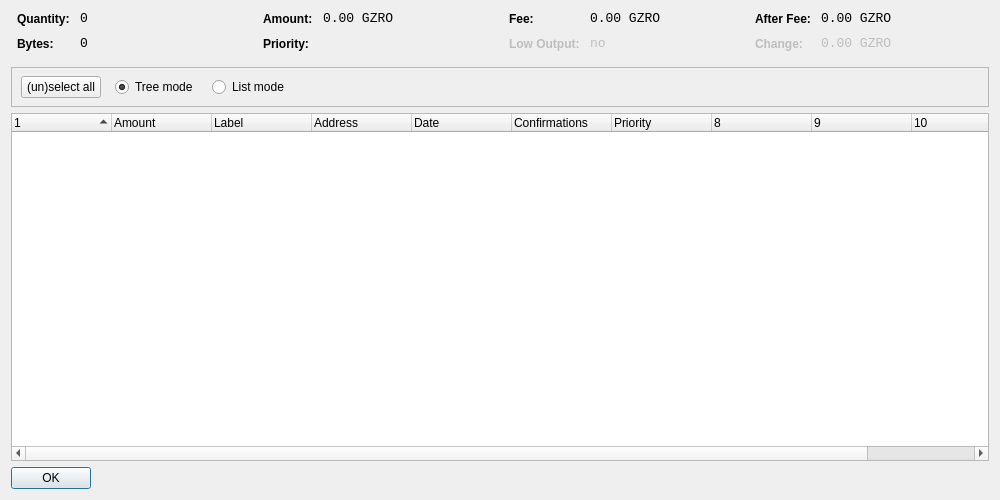
<?xml version="1.0" encoding="UTF-8"?>
<ui version="4.0">
 <class>CoinControlDialog</class>
 <widget class="QDialog" name="CoinControlDialog">
  <property name="geometry">
   <rect>
    <x>0</x>
    <y>0</y>
    <width>1000</width>
    <height>500</height>
   </rect>
  </property>
  <property name="windowTitle">
   <string>Coin Control</string>
  </property>
  <layout class="QVBoxLayout" name="verticalLayout">
   <item>
    <layout class="QHBoxLayout" name="horizontalLayoutTop" stretch="0,0,0,0">
     <property name="topMargin">
      <number>0</number>
     </property>
     <property name="bottomMargin">
      <number>10</number>
     </property>
     <item>
      <layout class="QFormLayout" name="formLayoutCoinControl1">
       <property name="horizontalSpacing">
        <number>10</number>
       </property>
       <property name="verticalSpacing">
        <number>10</number>
       </property>
       <property name="leftMargin">
        <number>6</number>
       </property>
       <property name="rightMargin">
        <number>6</number>
       </property>
       <item row="0" column="0">
        <widget class="QLabel" name="labelCoinControlQuantityText">
         <property name="styleSheet">
          <string notr="true">font-weight:bold;</string>
         </property>
         <property name="text">
          <string>Quantity:</string>
         </property>
        </widget>
       </item>
       <item row="0" column="1">
        <widget class="QLabel" name="labelCoinControlQuantity">
         <property name="font">
          <font>
           <family>Monospace</family>
           <pointsize>10</pointsize>
          </font>
         </property>
         <property name="cursor">
          <cursorShape>IBeamCursor</cursorShape>
         </property>
         <property name="contextMenuPolicy">
          <enum>Qt::ActionsContextMenu</enum>
         </property>
         <property name="text">
          <string notr="true">0</string>
         </property>
         <property name="textInteractionFlags">
          <set>Qt::LinksAccessibleByMouse|Qt::TextSelectableByKeyboard|Qt::TextSelectableByMouse</set>
         </property>
        </widget>
       </item>
       <item row="1" column="0">
        <widget class="QLabel" name="labelCoinControlBytesText">
         <property name="styleSheet">
          <string notr="true">font-weight:bold;</string>
         </property>
         <property name="text">
          <string>Bytes:</string>
         </property>
        </widget>
       </item>
       <item row="1" column="1">
        <widget class="QLabel" name="labelCoinControlBytes">
         <property name="font">
          <font>
           <family>Monospace</family>
           <pointsize>10</pointsize>
          </font>
         </property>
         <property name="cursor">
          <cursorShape>IBeamCursor</cursorShape>
         </property>
         <property name="contextMenuPolicy">
          <enum>Qt::ActionsContextMenu</enum>
         </property>
         <property name="text">
          <string notr="true">0</string>
         </property>
         <property name="textInteractionFlags">
          <set>Qt::LinksAccessibleByMouse|Qt::TextSelectableByKeyboard|Qt::TextSelectableByMouse</set>
         </property>
        </widget>
       </item>
      </layout>
     </item>
     <item>
      <layout class="QFormLayout" name="formLayoutCoinControl2">
       <property name="horizontalSpacing">
        <number>10</number>
       </property>
       <property name="verticalSpacing">
        <number>10</number>
       </property>
       <property name="leftMargin">
        <number>6</number>
       </property>
       <property name="rightMargin">
        <number>6</number>
       </property>
       <item row="0" column="0">
        <widget class="QLabel" name="labelCoinControlAmountText">
         <property name="styleSheet">
          <string notr="true">font-weight:bold;</string>
         </property>
         <property name="text">
          <string>Amount:</string>
         </property>
        </widget>
       </item>
       <item row="0" column="1">
        <widget class="QLabel" name="labelCoinControlAmount">
         <property name="font">
          <font>
           <family>Monospace</family>
           <pointsize>10</pointsize>
          </font>
         </property>
         <property name="cursor">
          <cursorShape>IBeamCursor</cursorShape>
         </property>
         <property name="contextMenuPolicy">
          <enum>Qt::ActionsContextMenu</enum>
         </property>
         <property name="text">
          <string notr="true">0.00 GZRO</string>
         </property>
         <property name="textInteractionFlags">
          <set>Qt::LinksAccessibleByMouse|Qt::TextSelectableByKeyboard|Qt::TextSelectableByMouse</set>
         </property>
        </widget>
       </item>
       <item row="1" column="0">
        <widget class="QLabel" name="labelCoinControlPriorityText">
         <property name="styleSheet">
          <string notr="true">font-weight:bold;</string>
         </property>
         <property name="text">
          <string>Priority:</string>
         </property>
        </widget>
       </item>
       <item row="1" column="1">
        <widget class="QLabel" name="labelCoinControlPriority">
         <property name="font">
          <font>
           <family>Monospace</family>
           <pointsize>10</pointsize>
          </font>
         </property>
         <property name="cursor">
          <cursorShape>IBeamCursor</cursorShape>
         </property>
         <property name="contextMenuPolicy">
          <enum>Qt::ActionsContextMenu</enum>
         </property>
         <property name="text">
          <string/>
         </property>
         <property name="textInteractionFlags">
          <set>Qt::LinksAccessibleByMouse|Qt::TextSelectableByKeyboard|Qt::TextSelectableByMouse</set>
         </property>
        </widget>
       </item>
      </layout>
     </item>
     <item>
      <layout class="QFormLayout" name="formLayoutCoinControl3">
       <property name="horizontalSpacing">
        <number>10</number>
       </property>
       <property name="verticalSpacing">
        <number>10</number>
       </property>
       <property name="leftMargin">
        <number>6</number>
       </property>
       <property name="rightMargin">
        <number>6</number>
       </property>
       <item row="0" column="0">
        <widget class="QLabel" name="labelCoinControlFeeText">
         <property name="styleSheet">
          <string notr="true">font-weight:bold;</string>
         </property>
         <property name="text">
          <string>Fee:</string>
         </property>
        </widget>
       </item>
       <item row="0" column="1">
        <widget class="QLabel" name="labelCoinControlFee">
         <property name="font">
          <font>
           <family>Monospace</family>
           <pointsize>10</pointsize>
          </font>
         </property>
         <property name="cursor">
          <cursorShape>IBeamCursor</cursorShape>
         </property>
         <property name="contextMenuPolicy">
          <enum>Qt::ActionsContextMenu</enum>
         </property>
         <property name="text">
          <string notr="true">0.00 GZRO</string>
         </property>
         <property name="textInteractionFlags">
          <set>Qt::LinksAccessibleByMouse|Qt::TextSelectableByKeyboard|Qt::TextSelectableByMouse</set>
         </property>
        </widget>
       </item>
       <item row="1" column="0">
        <widget class="QLabel" name="labelCoinControlLowOutputText">
         <property name="enabled">
          <bool>false</bool>
         </property>
         <property name="styleSheet">
          <string notr="true">font-weight:bold;</string>
         </property>
         <property name="text">
          <string>Low Output:</string>
         </property>
        </widget>
       </item>
       <item row="1" column="1">
        <widget class="QLabel" name="labelCoinControlLowOutput">
         <property name="enabled">
          <bool>false</bool>
         </property>
         <property name="font">
          <font>
           <family>Monospace</family>
           <pointsize>10</pointsize>
          </font>
         </property>
         <property name="cursor">
          <cursorShape>IBeamCursor</cursorShape>
         </property>
         <property name="contextMenuPolicy">
          <enum>Qt::ActionsContextMenu</enum>
         </property>
         <property name="text">
          <string notr="true">no</string>
         </property>
         <property name="textInteractionFlags">
          <set>Qt::LinksAccessibleByMouse|Qt::TextSelectableByKeyboard|Qt::TextSelectableByMouse</set>
         </property>
        </widget>
       </item>
      </layout>
     </item>
     <item>
      <layout class="QFormLayout" name="formLayoutCoinControl4">
       <property name="horizontalSpacing">
        <number>10</number>
       </property>
       <property name="verticalSpacing">
        <number>10</number>
       </property>
       <property name="leftMargin">
        <number>6</number>
       </property>
       <property name="rightMargin">
        <number>6</number>
       </property>
       <item row="0" column="0">
        <widget class="QLabel" name="labelCoinControlAfterFeeText">
         <property name="styleSheet">
          <string notr="true">font-weight:bold;</string>
         </property>
         <property name="text">
          <string>After Fee:</string>
         </property>
        </widget>
       </item>
       <item row="0" column="1">
        <widget class="QLabel" name="labelCoinControlAfterFee">
         <property name="font">
          <font>
           <family>Monospace</family>
           <pointsize>10</pointsize>
          </font>
         </property>
         <property name="cursor">
          <cursorShape>IBeamCursor</cursorShape>
         </property>
         <property name="contextMenuPolicy">
          <enum>Qt::ActionsContextMenu</enum>
         </property>
         <property name="text">
          <string notr="true">0.00 GZRO</string>
         </property>
         <property name="textInteractionFlags">
          <set>Qt::LinksAccessibleByMouse|Qt::TextSelectableByKeyboard|Qt::TextSelectableByMouse</set>
         </property>
        </widget>
       </item>
       <item row="1" column="0">
        <widget class="QLabel" name="labelCoinControlChangeText">
         <property name="enabled">
          <bool>false</bool>
         </property>
         <property name="styleSheet">
          <string notr="true">font-weight:bold;</string>
         </property>
         <property name="text">
          <string>Change:</string>
         </property>
        </widget>
       </item>
       <item row="1" column="1">
        <widget class="QLabel" name="labelCoinControlChange">
         <property name="enabled">
          <bool>false</bool>
         </property>
         <property name="font">
          <font>
           <family>Monospace</family>
           <pointsize>10</pointsize>
          </font>
         </property>
         <property name="cursor">
          <cursorShape>IBeamCursor</cursorShape>
         </property>
         <property name="contextMenuPolicy">
          <enum>Qt::ActionsContextMenu</enum>
         </property>
         <property name="text">
          <string notr="true">0.00 GZRO</string>
         </property>
         <property name="textInteractionFlags">
          <set>Qt::LinksAccessibleByMouse|Qt::TextSelectableByKeyboard|Qt::TextSelectableByMouse</set>
         </property>
        </widget>
       </item>
      </layout>
     </item>
    </layout>
   </item>
   <item>
    <widget class="QFrame" name="frame">
     <property name="minimumSize">
      <size>
       <width>0</width>
       <height>40</height>
      </size>
     </property>
     <property name="frameShape">
      <enum>QFrame::StyledPanel</enum>
     </property>
     <property name="frameShadow">
      <enum>QFrame::Sunken</enum>
     </property>
     <widget class="QWidget" name="horizontalLayoutWidget">
      <property name="geometry">
       <rect>
        <x>10</x>
        <y>0</y>
        <width>781</width>
        <height>41</height>
       </rect>
      </property>
      <layout class="QHBoxLayout" name="horizontalLayoutPanel" stretch="0,0,0,0,0">
       <property name="spacing">
        <number>14</number>
       </property>
       <item>
        <widget class="QPushButton" name="pushButtonSelectAll">
         <property name="sizePolicy">
          <sizepolicy hsizetype="Maximum" vsizetype="Fixed">
           <horstretch>0</horstretch>
           <verstretch>0</verstretch>
          </sizepolicy>
         </property>
         <property name="text">
          <string>(un)select all</string>
         </property>
        </widget>
       </item>
       <item>
        <widget class="QRadioButton" name="radioTreeMode">
         <property name="sizePolicy">
          <sizepolicy hsizetype="Maximum" vsizetype="Fixed">
           <horstretch>0</horstretch>
           <verstretch>0</verstretch>
          </sizepolicy>
         </property>
         <property name="text">
          <string>Tree mode</string>
         </property>
         <property name="checked">
          <bool>true</bool>
         </property>
        </widget>
       </item>
       <item>
        <widget class="QRadioButton" name="radioListMode">
         <property name="sizePolicy">
          <sizepolicy hsizetype="Maximum" vsizetype="Fixed">
           <horstretch>0</horstretch>
           <verstretch>0</verstretch>
          </sizepolicy>
         </property>
         <property name="text">
          <string>List mode</string>
         </property>
        </widget>
       </item>
       <item>
        <spacer name="horizontalSpacer">
         <property name="orientation">
          <enum>Qt::Horizontal</enum>
         </property>
         <property name="sizeHint" stdset="0">
          <size>
           <width>40</width>
           <height>20</height>
          </size>
         </property>
        </spacer>
       </item>
      </layout>
     </widget>
    </widget>
   </item>
   <item>
    <widget class="CoinControlTreeWidget" name="treeWidget">
     <property name="contextMenuPolicy">
      <enum>Qt::CustomContextMenu</enum>
     </property>
     <property name="sortingEnabled">
      <bool>false</bool>
     </property>
     <property name="columnCount">
      <number>11</number>
     </property>
     <attribute name="headerShowSortIndicator" stdset="0">
      <bool>true</bool>
     </attribute>
     <attribute name="headerStretchLastSection">
      <bool>false</bool>
     </attribute>
     <column>
      <property name="text">
       <string/>
      </property>
     </column>
     <column>
      <property name="text">
       <string>Amount</string>
      </property>
     </column>
     <column>
      <property name="text">
       <string>Label</string>
      </property>
     </column>
     <column>
      <property name="text">
       <string>Address</string>
      </property>
     </column>
     <column>
      <property name="text">
       <string>Date</string>
      </property>
     </column>
     <column>
      <property name="text">
       <string>Confirmations</string>
      </property>
      <property name="toolTip">
       <string>Confirmed</string>
      </property>
     </column>
     <column>
      <property name="text">
       <string>Priority</string>
      </property>
     </column>
     <column>
      <property name="text">
       <string/>
      </property>
     </column>
     <column>
      <property name="text">
       <string/>
      </property>
     </column>
     <column>
      <property name="text">
       <string/>
      </property>
     </column>
     <column>
      <property name="text">
       <string/>
      </property>
     </column>
    </widget>
   </item>
   <item>
    <widget class="QDialogButtonBox" name="buttonBox">
     <property name="sizePolicy">
      <sizepolicy hsizetype="Maximum" vsizetype="Fixed">
       <horstretch>0</horstretch>
       <verstretch>0</verstretch>
      </sizepolicy>
     </property>
     <property name="orientation">
      <enum>Qt::Horizontal</enum>
     </property>
     <property name="standardButtons">
      <set>QDialogButtonBox::Ok</set>
     </property>
    </widget>
   </item>
  </layout>
 </widget>
 <customwidgets>
  <customwidget>
   <class>CoinControlTreeWidget</class>
   <extends>QTreeWidget</extends>
   <header>coincontroltreewidget.h</header>
  </customwidget>
 </customwidgets>
 <resources/>
 <connections/>
</ui>
